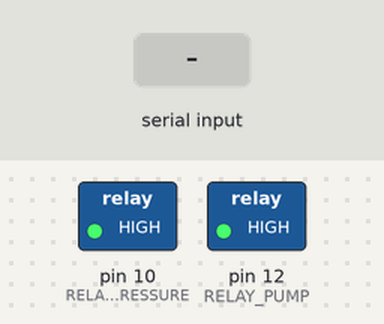
This sketch was run on a simulated Arduino Uno, built with avr-gcc and run on an emulated ATmega328P. On the bench: switched loads named in the sketch (green lamp = pin HIGH). The inputs (shaded band) are chosen by the test bench.

Above: at 1.2 s.
1.3 s: "1" received over Serial
At 1.6 s:
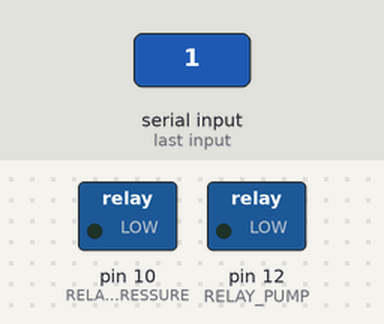
2.8 s: "2" received over Serial
At 3.9 s:
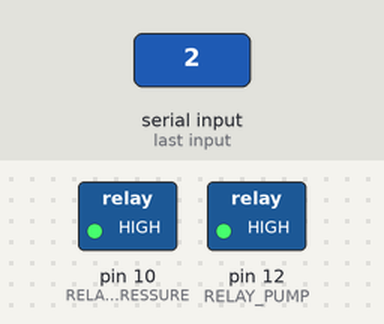
Timing chart, 0 to 5.8 s (numbered marks = the images above; inputs shaded):
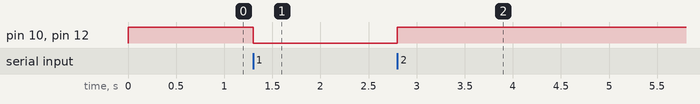

Measured:
- after the input at 1.3 s, pin 10 (RELAY_PRESSURE), pin 12 (RELAY_PUMP): HIGH → LOW at once
- after the input at 2.8 s, pin 10 (RELAY_PRESSURE), pin 12 (RELAY_PUMP): LOW → HIGH at once

The sketch:

RelayManager.ino
```cpp
const int RELAY_PRESSURE = 10;
const int RELAY_PUMP = 12;

void setup() {
  Serial.begin(9600);

  closeRelays();

  pinMode(RELAY_PRESSURE, OUTPUT);
  pinMode(RELAY_PUMP, OUTPUT);
}

void loop() {
  if (Serial.available()) {
    char command = Serial.read();
    if (command == '1') {
      openRelays();
    }
    if (command == '2') {
      closeRelays();
    }
  }
}

void openRelays() {
  digitalWrite(RELAY_PRESSURE, LOW);
  digitalWrite(RELAY_PUMP, LOW);
}

void closeRelays() {
  digitalWrite(RELAY_PRESSURE, HIGH);
  digitalWrite(RELAY_PUMP, HIGH);
}
```
